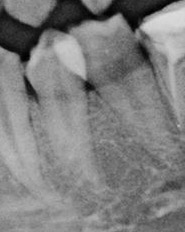
%> input picture overlapping_rekap/16_L_16.jpg, 185 x 232 px
$ octave mean-shift-coba1.m   (GNU Octave 9; MATLAB toolbox functions it lacks are replaced by stand-ins)
%> lines starting %> are read from the running program, lines starting %| are printed output that depends on the picture
### edison_matlab_interface/msseg.m
% Performing mean_shift image segmentation using EDISON code implementation
% of Comaniciu's paper with a MEX wrapper from Shai Bagon. links at bottom
% of help
%
% Usage:
%   [S L] = msseg(I,hs,hr,M)
%
% Inputs:
%   I  - original image in RGB or grayscale
%   hs - spatial bandwith for mean shift analysis
%   hr - range bandwidth for mean shift analysis
%   M  - minimum size of final output regions
%
% Outputs:
%   S  - segmented image
%   L  - resulting label map
%
% Links:
% Comaniciu's Paper
%  http://www.caip.rutgers.edu/riul/research/papers/abstract/mnshft.html
% EDISON code
%  http://www.caip.rutgers.edu/riul/research/code/EDISON/index.html
% Shai's mex wrapper code
%  http://www.wisdom.weizmann.ac.il/~bagon/matlab.html
%
% Author:
%  This file and re-wrapping by Shawn Lankton (www.shawnlankton.com)
%  Nov. 2007
%------------------------------------------------------------------------

function [S L] = msseg(I,hs,hr,M)
  gray = 0;
  if(size(I,3)==1)
    gray = 1;
    I = repmat(I,[1 1 3]);
  end

  if(nargin < 4)
    hs = 10; hr = 7; M = 30;
  end

  [fimg labels modes regsize grad conf] = edison_wrapper(I,@RGB2Luv,...
      'SpatialBandWidth',hs,'RangeBandWidth',hr,...
      'MinimumRegionArea',M,'speedup',2);

  S = Luv2RGB(fimg);
  L = labels;

  if(gray == 1)
    S = rgb2gray(S);
  end

### edison_matlab_interface/edison_wrapper.m
function [varargout] = edison_wrapper(rgbim, featurefun, varargin)
%
% Performing mean_shift operation on image
%
% Usage:
%   [fimage labels modes regSize grad conf] = edison_wrapper(rgbim, featurefunc, ...)
%
% Inputs:
%   rgbim - original image in RGB space
%   featurefunc - converting RGB to some feature space in which to perform
%                 the segmentation, like @RGB2Lab etc.
%
% Allowed parameters:
%   'steps'       - What steps the algorithm should perform:
%                   1 - only mean shift filtering
%                   2 - filtering and region fusion [default]
%   'synergistic' - perform synergistic segmentation [true]|false
%   'SpatialBandWidth' - segmentation spatial radius (integer) [7]
%   'RangeBandWidth'   - segmentation feature space radius (float) [6.5]
%   'MinimumRegionArea'- minimum segment area (integer) [20]
%   'SpeedUp'          - algorithm speed up {1,2,3} [2]
%   'GradientWindowRadius' - synergistic parameters (integer) [2]
%   'MixtureParameter' - synergistic parameter (float 0,1) [.3]
%   'EdgeStrengthThreshold'- synergistic parameter (float 0,1) [.3]
%
% Outputs:
%   fimage  - the result in feature space
%   labels  - labels of regions [if steps==2]
%   modes   - list of all modes [if steps==2]
%   regSize - size, in pixels, of each region [if steps==2]
%   grad    - gradient map      [if steps==2 and synergistic]
%   conf    - confidence map    [if steps==2 and synergistic]
%


% rgbim must be of type uint8
if ~isa(rgbim,'uint8'),
    if max(rgbim(:)) <= 1,
        rgbim = im2uint8(rgbim);
    else
        rgbim = uint8(rgbim);
    end
end
imsiz = size(rgbim);

fim = im2single(rgbim);
fim = single(featurefun(fim));

rgbim = permute(rgbim,[3 2 1]);
fim = permute(fim, [3 2 1]);

p = parse_inputs(varargin);

labels = [];
modes =[];
regSize = [];
grad = [];
conf = [];

if p.steps == 1
    [fimage] = edison_wrapper_mex(fim, rgbim, p);
else
    if p.synergistic
        [fimage labels modes regSize grad conf]  = edison_wrapper_mex(fim, rgbim, p);
    else
        [fimage labels modes regSize]  = edison_wrapper_mex(fim, rgbim, p);
    end
    grad = reshape(grad,imsiz([2 1]))';
    conf = reshape(conf',imsiz([2 1]))';
end
fimage = permute(fimage, [3 2 1]);

if nargout >= 1, varargout{1} = fimage; end;
if nargout >= 2, varargout{2} = labels'; end;
if nargout >= 3, varargout{3} = modes; end;
if nargout >= 4, varargout{4} = regSize; end;
if nargout >= 5, varargout{5} = grad; end;
if nargout >= 6, varargout{6} = conf; end;


%--------------------------------------------------------%
function [p] = parse_inputs(args)
% Allowed parameters
%   'steps'       - What steps the algorithm should perform:
%                   1 - only mean shift filtering
%                   2 - filtering and region fusion [defualt]
%   'synergistic' - perform synergistic segmentation [true]|false
%   'SpatialBandWidth' - segmentation spatial radius (integer) [7]
%   'RangeBandWidth'   - segmentation feature space radius (float) [6.5]
%   'MinimumRegionArea'- minimum segment area (integer) [20]
%   'SpeedUp'          - algorithm speed up {0,1,2} [1]
%   'GradientWindowRadius' - synergistic parameters (integer) [2]
%   'MixtureParameter' - synergistic parameter (float 0,1) [.3]
%   'EdgeStrengthThreshold'- synergistic parameter (float 0,1) [.3]


% convert ars to parameters - then init all the rest according to defualts
try
    p = struct(args{:});
catch
    error('edison_wrapper:parse_inputs','Cannot parse arguments');
end

% % modes of operation
% -. edge detection -- currently unsupported
% 1. Filtering
% 2. Fusing regions
% 3. Segmentation
if ~isfield(p,'steps')
    p.steps = 2;
end
if p.steps ~= 1 && p.steps ~=2
    error('edison_wrapper:parse_inputs','steps must be either 1 or 2');
end

% % parameters
% Flags
% 1. synergistic
if ~isfield(p,'synergistic')
    p.synergistic = true;
end
p.synergistic = logical(p.synergistic);

% Mean Shift Segmentation parameters
% SpatialBandWidth [integer]
if ~isfield(p,'SpatialBandWidth')
    p.SpatialBandWidth = 7;
end
if p.SpatialBandWidth < 0 || p.SpatialBandWidth ~= round(p.SpatialBandWidth)
    error('edison_wrapper:parse_inputs','SpatialBandWidth must be a positive integer');
end
% RangeBandWidth [float]
if ~isfield(p,'RangeBandWidth')
    p.RangeBandWidth = 6.5;
end
if p.RangeBandWidth < 0
    error('edison_wrapper:parse_inputs','RangeBandWidth must be positive');
end
% MinimumRegionArea [integer]
if ~isfield(p,'MinimumRegionArea')
    p.MinimumRegionArea = 20;
end
if p.MinimumRegionArea < 0 || p.MinimumRegionArea ~= round(p.MinimumRegionArea)
    error('edison_wrapper:parse_inputs','MinimumRegionArea must be a positive integer');
end
% SpeedUp
if ~isfield(p,'SpeedUp')
    p.SpeedUp = 2;
end
if p.SpeedUp ~=1 && p.SpeedUp ~= 2 && p.SpeedUp ~= 3
    error('edison_wrapper:parse_inputs','SpeedUp must be either 1, 2 or 3');
end
% Synergistic Segmentation parameters
% GradientWindowRadius [integer]
if ~isfield(p,'GradientWindowRadius')
    p.GradientWindowRadius = 2;
end
if p.GradientWindowRadius < 0 || p.GradientWindowRadius ~= round(p.GradientWindowRadius)
    error('edison_wrapper:parse_inputs','GradientWindowRadius must be a positive integer');
end
% MixtureParameter [float (0,1)]
if ~isfield(p,'MixtureParameter')
    p.MixtureParameter = .3;
end
if p.MixtureParameter < 0 || p.MixtureParameter > 1
    error('edison_wrapper:parse_inputs','MixtureParameter must be between zero and one');
end
% EdgeStrengthThreshold [float (0,1)]
if ~isfield(p,'EdgeStrengthThreshold')
    p.EdgeStrengthThreshold = .3;
end
if p.EdgeStrengthThreshold < 0 || p.EdgeStrengthThreshold > 1
    error('edison_wrapper:parse_inputs','MixtureParameter must be between zero and one');
end

% % Currently unsupported
% Edge Detection Parameters
% GradientWindowRadius [integer]
% MinimumLength [integer]
% NmxRank [float (0,1)]
% NmxConf [float (0,1)]
% NmxType
% HysterisisHighRank [float (0,1)]
% HysterisisHighConf [float (0,1)]
% HysterisisHighType
% HysterisisLowRank [float (0,1)]
% HysterisisLowConf [float (0,1)]
% HysterisisLowType

% %

### edison_matlab_interface/RGB2Luv.m
function luvim = RGB2Luv(im)

if size(im,3) ~= 3
    error('im must have three color channels');
end
if ~isa(im,'float')
    im = im2single(im);
end
if (max(im(:)) > 1)
    im = im./255;
end

XYZ = [.4125 .3576 .1804; .2125 .7154 .0721; .0193 .1192 .9502];
Yn = 1.0;
Lt = .008856;
Up = 0.19784977571475;
Vp = 0.46834507665248;
imsiz = size(im);
im = permute(im,[3 1 2]);
im = reshape(im,[3 prod(imsiz(1:2))]);
xyz = reshape((XYZ*im)',imsiz);
x = xyz(:,:,1);
y = xyz(:,:,2);
z = xyz(:,:,3);

l0 = y./Yn;
l = l0;
l(l0>Lt) = 116.*(l0(l0>Lt).^(1/3)) - 16;
l(l0<=Lt) = 903.3*l0(l0<=Lt);
c = x + 15*y + 3 * z;
u = 4*ones(imsiz(1:2),class(im));
v = (9/15)*ones(imsiz(1:2),class(im));
u(c~=0) = 4*x(c~=0)./c(c~=0);
v(c~=0) = 9*y(c~=0)./c(c~=0);

u = 13*l.*(u-Up);
v = 13*l.*(v-Vp);

luvim = cat(3,l,u,v);

### mean-shift-coba1.m

I = imread('overlapping_rekap/16_L_16.jpg')
%> I is the input picture: size 232x185 uint8; min 0, max 221, mean 127

if (~isdeployed)
    addpath('meanshift_edison_matlab_interface/');
end

hs = 9;
hr = 10;
M = 11;
[S L] = msseg(I,hs,hr,M);
%> in edison_wrapper, `fim = single(featurefun(fim));`:
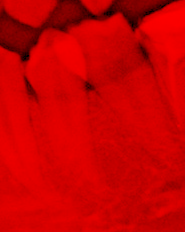
%> fim: size 232x185x3 single; mean R, G, B 74.3, 0, 0; drawn with min black and max white
%> in parse_inputs, `p = struct(args{:});`: p = {SpatialBandWidth 9, RangeBandWidth 10, MinimumRegionArea 11, speedup 2}
%> in parse_inputs, `p.synergistic = logical(p.synergistic);`: p.synergistic = true
%> in edison_wrapper, `p = parse_inputs(varargin);`: p = {SpatialBandWidth 9, RangeBandWidth 10, MinimumRegionArea 11, speedup 2, steps 2, synergistic true}
%> the run ends on the next line

$ run again, with overlapping_rekap/16_L_05.jpg copied over overlapping_rekap/16_L_16.jpg
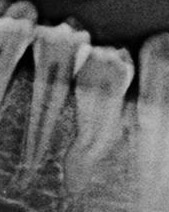
%> input picture overlapping_rekap/16_L_05.jpg, 169 x 212 px
%> I is the input picture: size 212x169 uint8; min 0, max 196, mean 98
%> I: size 212x169x3 uint8
%> in edison_wrapper, `fim = single(featurefun(fim));`:
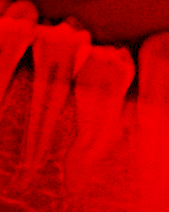
%> fim: size 212x169x3 single; mean R, G, B 65.2, 0, 0; drawn with min black and max white
%> in parse_inputs, `p = struct(args{:});`: p = {SpatialBandWidth 9, RangeBandWidth 10, MinimumRegionArea 11, speedup 2}
%> p.synergistic = true
%> in edison_wrapper, `p = parse_inputs(varargin);`: p = {SpatialBandWidth 9, RangeBandWidth 10, MinimumRegionArea 11, speedup 2, steps 2, synergistic true}

$ run again, with overlapping_rekap/16_L_10.jpg copied over overlapping_rekap/16_L_16.jpg
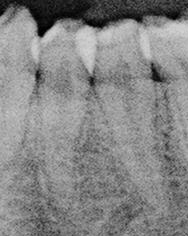
%> input picture overlapping_rekap/16_L_10.jpg, 188 x 236 px
%> I is the input picture: size 236x188 uint8; min 0, max 212, mean 134.2
%> I: size 236x188x3 uint8
%> in edison_wrapper, `fim = single(featurefun(fim));`:
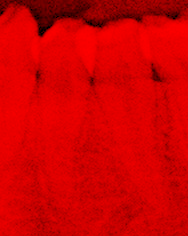
%> fim: size 236x188x3 single; mean R, G, B 76.2, 0, 0; drawn with min black and max white
%> in parse_inputs, `p = struct(args{:});`: p = {SpatialBandWidth 9, RangeBandWidth 10, MinimumRegionArea 11, speedup 2}
%> p.synergistic = true
%> in edison_wrapper, `p = parse_inputs(varargin);`: p = {SpatialBandWidth 9, RangeBandWidth 10, MinimumRegionArea 11, speedup 2, steps 2, synergistic true}

$ run again, with overlapping_rekap/16_L_12.jpg copied over overlapping_rekap/16_L_16.jpg
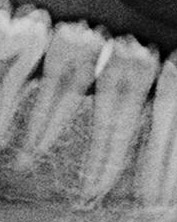
%> input picture overlapping_rekap/16_L_12.jpg, 177 x 222 px
%> I is the input picture: size 222x177 uint8; min 0, max 216, mean 127.1
%> I: size 222x177x3 uint8
%> in edison_wrapper, `fim = single(featurefun(fim));`:
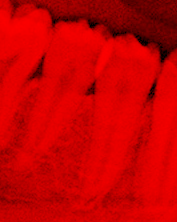
%> fim: size 222x177x3 single; mean R, G, B 73.7, 0, 0; drawn with min black and max white
%> in parse_inputs, `p = struct(args{:});`: p = {SpatialBandWidth 9, RangeBandWidth 10, MinimumRegionArea 11, speedup 2}
%> p.synergistic = true
%> in edison_wrapper, `p = parse_inputs(varargin);`: p = {SpatialBandWidth 9, RangeBandWidth 10, MinimumRegionArea 11, speedup 2, steps 2, synergistic true}
